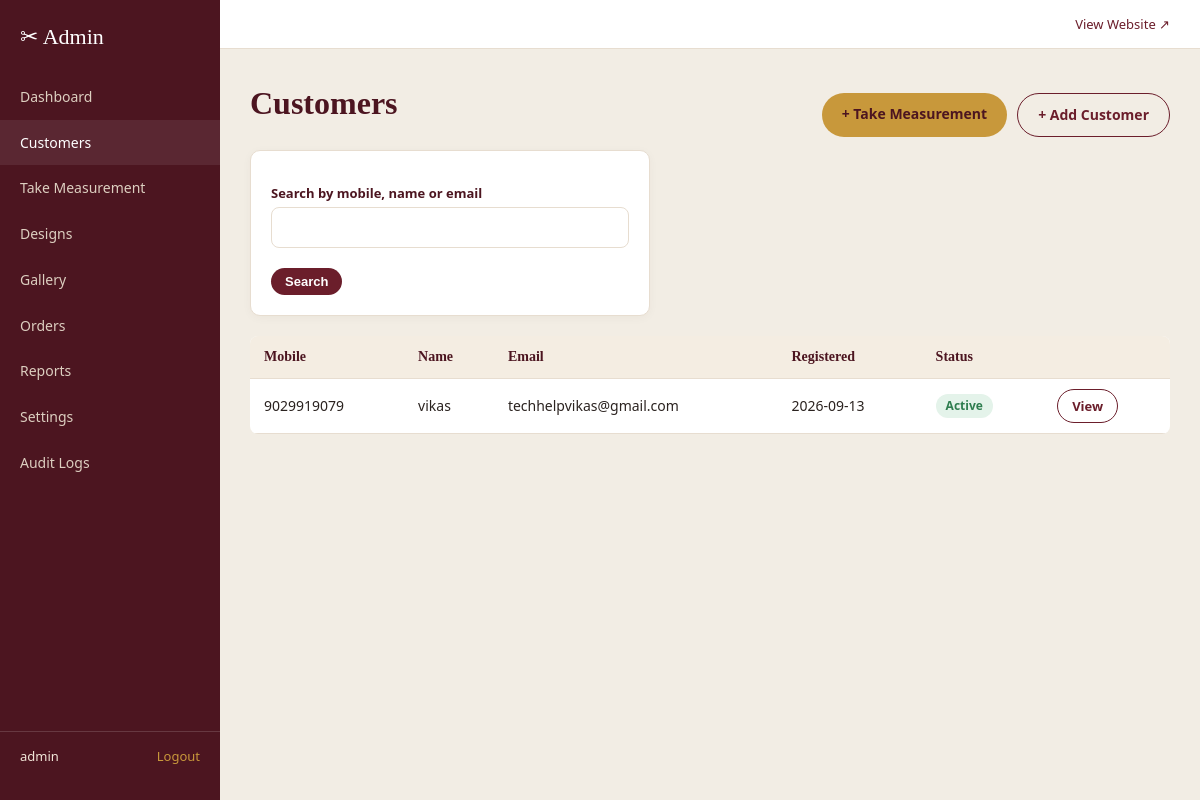
Screenshot of /admin/customers (signed in) with the database file from the repository.
### tables this page shows
CREATE TABLE customers (
    id              INTEGER PRIMARY KEY AUTOINCREMENT,
    mobile          TEXT NOT NULL UNIQUE,
    password_hash   TEXT NOT NULL,
    name            TEXT,
    email           TEXT,
    address         TEXT,
    is_active       INTEGER NOT NULL DEFAULT 1,
    created_at      TEXT NOT NULL DEFAULT (datetime('now'))
);

### app/admin.py (the view)
@bp.route("/customers")
@admin_login_required
def customers():
    q = request.args.get("q", "").strip()
    if q:
        like = f"%{q}%"
        rows = db.query(
            """SELECT * FROM customers
               WHERE mobile LIKE ? OR name LIKE ? OR email LIKE ?
               ORDER BY created_at DESC""",
            (like, like, like),
        )
    else:
        rows = db.query("SELECT * FROM customers ORDER BY created_at DESC")
    return render_template("admin/customers.html", customers=rows, q=q)

### app/db.py (called while the page is built)
def _connect_sqlite():
    path = current_app.config["SQLITE_PATH"]
    Path(path).parent.mkdir(parents=True, exist_ok=True)
    conn = sqlite3.connect(path)
    conn.row_factory = sqlite3.Row
    conn.execute("PRAGMA foreign_keys = ON")
    return conn

def get_db():
    if "db" not in g:
        engine = current_app.config["DB_ENGINE"]
        g.db = _connect_sqlite() if engine == "sqlite" else _connect_mssql()
        g.db_engine = engine
    return g.db

def _rows_to_dicts(cur, rows):
    columns = [col[0] for col in cur.description]
    return [dict(zip(columns, row)) for row in rows]

def query(sql, params=(), one=False):
    conn = get_db()
    cur = conn.cursor()
    cur.execute(sql, params)
    raw_rows = cur.fetchall()
    rows = _rows_to_dicts(cur, raw_rows)
    cur.close()
    if one:
        return rows[0] if rows else None
    return rows

### app/utils.py (called while the page is built)
def admin_login_required(view):
    @wraps(view)
    def wrapped(*args, **kwargs):
        if not session.get("admin_id"):
            flash("Please login as admin to continue.", "warning")
            return redirect(url_for("auth.admin_login", next=request.path))
        return view(*args, **kwargs)
    return wrapped

### templates/admin/customers.html
{% extends "admin/base.html" %}
{% block content %}
<div style="display:flex;justify-content:space-between;align-items:center;">
  <h1>Customers</h1>
  <div style="display:flex;gap:10px;">
    <a href="{{ url_for('admin.quick_measurement') }}" class="btn btn-gold">+ Take Measurement</a>
    <a href="{{ url_for('admin.new_customer') }}" class="btn btn-outline">+ Add Customer</a>
  </div>
</div>
<form method="get" class="card" style="max-width:400px;margin-bottom:20px;">
  <label>Search by mobile, name or email</label>
  <input type="text" name="q" value="{{ q }}">
  <div class="form-actions"><button class="btn btn-sm" type="submit">Search</button></div>
</form>
<table>
  <thead><tr><th>Mobile</th><th>Name</th><th>Email</th><th>Registered</th><th>Status</th><th></th></tr></thead>
  <tbody>
  {% for c in customers %}
    <tr>
      <td>{{ c.mobile }}</td>
      <td>{{ c.name or '-' }}</td>
      <td>{{ c.email or '-' }}</td>
      <td>{{ c.created_at | datestr }}</td>
      <td>{% if c.is_active %}<span class="badge badge-active">Active</span>{% else %}<span class="badge badge-inactive">Inactive</span>{% endif %}</td>
      <td><a href="{{ url_for('admin.customer_detail', customer_id=c.id) }}" class="btn btn-sm btn-outline">View</a></td>
    </tr>
  {% else %}
    <tr><td colspan="6" class="muted">No customers found.</td></tr>
  {% endfor %}
  </tbody>
</table>
{% endblock %}

### static/css/style.css (style rules this page uses)
:root { --maroon: #6b1e2b; --maroon-dark: #4c1520; --gold: #c8983b; --cream: #faf6f0; --ink: #2b2320; --muted: #766a63; --border: #e7ddd0; --success: #2e7d4f; --danger: #b33a3a; --warning: #a8711f; --info: #2f6a8f; --radius: 10px; }
* { box-sizing: border-box; }
body { margin: 0; font-family: "Segoe UI", "Helvetica Neue", Arial, sans-serif; color: var(--ink); background: var(--cream); line-height: 1.55; }
a { color: var(--maroon); text-decoration: none; }
h1, h2, h3, h4 { font-family: Georgia, "Times New Roman", serif; color: var(--maroon-dark); margin-top: 0; }
.card { background: #fff; border: 1px solid var(--border); border-radius: var(--radius); padding: 20px; box-shadow: 0 2px 10px rgba(75,40,20,0.04); }
.badge { display: inline-block; padding: 3px 10px; border-radius: 20px; font-size: 12px; font-weight: 600; }
.badge-active, .badge-success, .badge-verified { background: #e4f3ea; color: var(--success); }
.btn { display: inline-block; padding: 10px 20px; border-radius: 24px; border: none; background: var(--maroon); color: #fff; cursor: pointer; font-size: 14px; font-weight: 600; }
.btn-gold { background: var(--gold); color: var(--maroon-dark); }
.btn-outline { background: transparent; border: 1px solid var(--maroon); color: var(--maroon); }
.btn-sm { padding: 6px 14px; font-size: 13px; }
label { display: block; font-size: 13px; font-weight: 600; margin: 12px 0 4px; color: var(--maroon-dark); }
input, select, textarea { width: 100%; padding: 10px 12px; border: 1px solid var(--border); border-radius: 8px; font-size: 14px; font-family: inherit; background: #fff; }
.form-actions { margin-top: 20px; }
table { width: 100%; border-collapse: collapse; background: #fff; border-radius: 8px; overflow: hidden; }
th, td { text-align: left; padding: 10px 14px; border-bottom: 1px solid var(--border); font-size: 14px; }
th { background: #f4ede2; color: var(--maroon-dark); font-family: Georgia, serif; }
.admin-body { background: #f2ede4; }

### rows the page displays
customers: mobile "9029919079", name "vikas", email "techhelpvikas@gmail.com", created_at "2026-09-13", is_active "Active"

### other values shown
{{ session.get('admin_username','') }} "admin"
